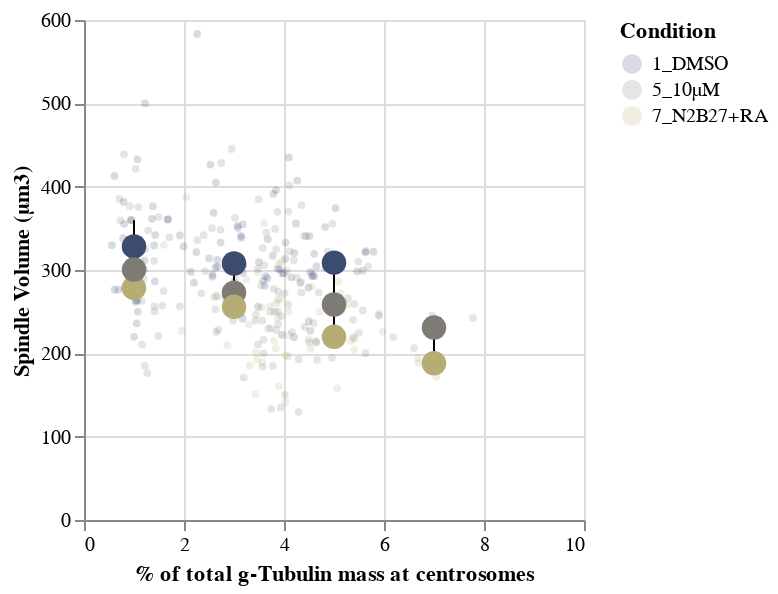

Write notebook code for a chart like this one.
### Code cell
SCATTERBIN_SV_Percent = Scatter_bin(
    dataframe = df, 
    y = "Spindle_Volume_um3", 
    y_title = "Spindle Volume (µm3)",
    x = "gTub_mass_at_poles_percent",
    x_title = "% of total g-Tubulin mass at centrosomes",
    color = "Condition",
    binextent = [0, 10],
    binstep = 2
   # Circlesize = 5,
   # CircleOpacity = 1
)
SCATTERBIN_SV_Percent

### Figure 1 — Vega-Lite specification as saved in the notebook (floating-point values rounded to 4 significant figures; data arrays with more than 128 entries replaced by an {"elided": "..."} marker saying what was removed)
{"config": {"view": {"continuousWidth": 400, "continuousHeight": 300}}, "layer": [{"mark": {"type": "circle", "opacity": 0.2, "size": 15}, "encoding": {"color": {"type": "nominal", "field": "Condition", "scale": {"scheme": "cividis"}}, "x": {"type": "quantitative", "field": "gTub_mass_at_poles_percent", "title": "% of total g-Tubulin mass at centrosomes"}, "y": {"type": "quantitative", "field": "Spindle_Volume_um3", "title": "Spindle Volume (µm3)"}}, "height": 250, "width": 250}, {"mark": {"type": "errorbar", "extent": "iqr"}, "encoding": {"x": {"type": "quantitative", "bin": {"extent": [0, 10], "step": 2}, "field": "gTub_mass_at_poles_percent", "title": "% of total g-Tubulin mass at centrosomes"}, "y": {"type": "quantitative", "aggregate": "median", "bin": false, "field": "Spindle_Volume_um3", "title": "Spindle Volume (µm3)"}}}, {"mark": {"type": "circle", "opacity": 1, "size": 150}, "encoding": {"color": {"type": "nominal", "field": "Condition", "scale": {"scheme": "cividis"}}, "x": {"type": "quantitative", "bin": {"extent": [0, 10], "step": 2}, "field": "gTub_mass_at_poles_percent", "title": "% of total g-Tubulin mass at centrosomes"}, "y": {"type": "quantitative", "aggregate": "median", "bin": false, "field": "Spindle_Volume_um3", "title": "Spindle Volume (µm3)"}}, "height": 250, "width": 250}], "data": {"name": "data-274f88e067f5c9d884555e45b5bdd4f7"}, "$schema": "https://vega.github.io/schema/vega-lite/v4.8.1.json", "datasets": {"data-274f88e067f5c9d884555e45b5bdd4f7": {"elided": "287 records"}}}
